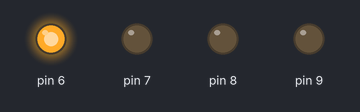
The sketch below on a simulated Arduino Uno, built with avr-gcc and run on an emulated ATmega328P. On the bench: output pins drawn as LEDs (lit = HIGH).

Above: at 0.05 s.
At 1.35 s:
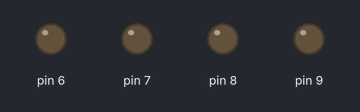
At 2.75 s:
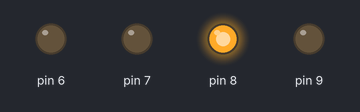
At 4.25 s:
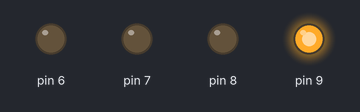
At 5.45 s:
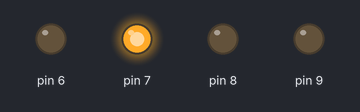
Timing chart, 0 to 5.8 s (numbered marks = the images above):
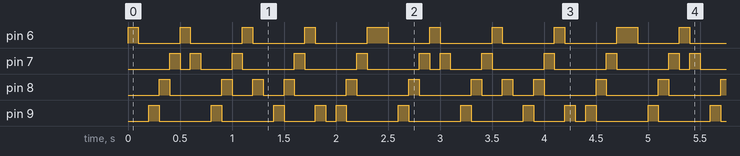

Measured:
- by itself, pin 6: repeats every 2.4 s: LOW 0.40 s, 3 × (HIGH 0.10 s, LOW 0.50 s), HIGH 0.20 s
- by itself, pin 7: repeats every 2.4 s: LOW 0.10 s, HIGH 0.10 s, LOW 0.30 s, 3 × (HIGH 0.10 s, LOW 0.50 s), HIGH 0.10 s
- by itself, pin 8: repeats every 2.4 s: LOW 0.50 s, 2 × (HIGH 0.10 s, LOW 0.20 s), 2 × (HIGH 0.10 s, LOW 0.50 s), HIGH 0.10 s
- by itself, pin 9: repeats every 2.4 s: 2 × (LOW 0.50 s, HIGH 0.10 s), LOW 0.30 s, HIGH 0.10 s, LOW 0.10 s, HIGH 0.10 s, LOW 0.50 s, HIGH 0.10 s

The sketch:

perulangan.ino
```cpp
int timer = 100;
// delay. Semakin tinggi angkanya, semakin lambat waktunya.
void setup() {
  // gunakan loop for untuk menginisialisasi setiap pin sebagai
  output:  //6,7,8,9
  for (int ledPin = 6; ledPin < 10; ledPin++) {
  pinMode(ledPin, OUTPUT);
  }
}

void loop() {
    // looping dari pin rendah ke tinggi
    for (int ledPin = 6; ledPin < 10; ledPin++) {
    // hidupkan LED pin nya:
    digitalWrite(ledPin, HIGH);
    delay(timer);
    // matikan pin LED nya:
    digitalWrite(ledPin, LOW);

    // looping dari pin yang tinggi ke yang rendah
    for (int ledPin = 10; ledPin >= 6; ledPin--) {
    // menghidupkan pin:
    digitalWrite(ledPin, HIGH);
    delay(timer);
    // mematikan pin:
    digitalWrite(ledPin, LOW);
    }
  }
}
```
